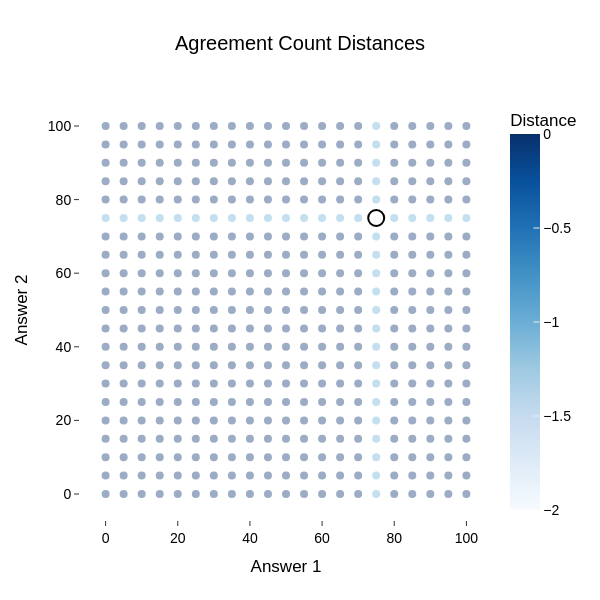

Notebook source saved alongside this figure:
### Code cell
distance_method = 'AC'
resolution = 21
x_values = np.linspace(0, 100, resolution)
y_values = np.linspace(0, 100, resolution)
points = np.stack(np.meshgrid(x_values, y_values), axis=-1).reshape(-1, 2)
origin_point = np.array([75, 75])
origin_weights = np.array([1, 1])
max_dist = np.sqrt(((100*origin_weights)**2).sum())
# use actual answer possibilities for grid
#points = np.stack(np.meshgrid(ANSWER_POSSIBILITIES, ANSWER_POSSIBILITIES), axis=-1).reshape(-1, 2)

rng = np.random.default_rng(seed=0)
covariance_matrix = np.array(
    [
        [50, 100], 
        [100, 50]
    ]
)
samples = rng.multivariate_normal(mean=[50, 50], cov=covariance_matrix, size=300)

#distances = np.array([scipy.spatial.distance.mahalanobis(np.zeros(2), point, VI=np.linalg.inv(np.cov(samples, rowvar=False))) for point in points])
#distances = np.array([calculate_distances(np.zeros_like(point), point, distance_method=distance_method, inv_covariance_matrix=np.linalg.inv(np.cov(samples, rowvar=False))) for point in points]).ravel()
distances = np.array([calculate_distances(origin_point, point, origin_weights, distance_method=distance_method, inv_covariance_matrix=np.linalg.inv(np.cov(samples, rowvar=False))) for point in points]).ravel()

df_display = pd.DataFrame({'x': points[:, 0], 'y': points[:, 1], 'Distance': distances})
df_display['Matching'] = 100*(1-(df_display['Distance']/max_dist))
df_display_sample = pd.DataFrame({'x': samples[:, 0], 'y': samples[:, 1]})

marker_size = 8
# add grid points and color them by their distance from origin_point
fig = px.scatter(df_display, x='x', y='y', color='Distance', opacity=0.4, title=f'{distance_method} Distances of Voter (Answers: {origin_point.tolist()} & Weights: {origin_weights.tolist()})', color_continuous_scale='Blues').update_traces(marker=dict(size=marker_size))

# add samples
#fig.add_traces(px.scatter(df_display_sample, x='x', y='y', color_discrete_sequence=['black']).data)

# add origin_point as red marker
# Add outer circle
fig.add_trace(go.Scatter(
    x=[origin_point[0]],
    y=[origin_point[1]],
    mode='markers',
    marker=dict(
        size=2*marker_size,
        color='black',
        opacity=1,
        symbol='circle-open',  # Open circle to mimic the donut's outer ring
        line=dict(width=2)  # Control the thickness of the ring
    ),
    name='Donut Outer Circle',
    showlegend=False
))


fig.update_traces(showlegend=False)

fig.update_layout(
    xaxis_title='Answer 1', 
    yaxis_title='Answer 2', 
    height=600, 
    width=600,
    title='Agreement Count Distances',
    template='ggplot2',
    plot_bgcolor='white',
    font=dict(
            family="Helvetica",  # Set the font family (optional)
            size=14,        # Set the font size for all text elements
            color="black"   # Set the font color (optional)
        )
)
fig.show()

### Figure 1 — Plotly figure (JSON) as saved in the notebook; plotly's stock layout.template omitted (floating-point values rounded to 4 significant figures; data arrays with more than 128 entries replaced by an {"elided": "..."} marker saying what was removed)
{"data": [{"hovertemplate": "x=%{x}<br>y=%{y}<br>Distance=%{marker.color}<extra></extra>", "legendgroup": "", "marker": {"color": {"elided": "441 int values"}, "coloraxis": "coloraxis", "opacity": 0.4, "size": 8, "symbol": "circle"}, "mode": "markers", "name": "", "orientation": "v", "showlegend": false, "type": "scatter", "x": {"elided": "441 int values"}, "xaxis": "x", "y": {"elided": "441 int values"}, "yaxis": "y"}, {"marker": {"color": "black", "line": {"width": 2}, "opacity": 1, "size": 16, "symbol": "circle-open"}, "mode": "markers", "name": "Donut Outer Circle", "showlegend": false, "type": "scatter", "x": [75], "y": [75]}], "layout": {"coloraxis": {"colorbar": {"title": {"text": "Distance"}}, "colorscale": [[0, "rgb(247,251,255)"], [0.125, "rgb(222,235,247)"], [0.25, "rgb(198,219,239)"], [0.375, "rgb(158,202,225)"], [0.5, "rgb(107,174,214)"], [0.625, "rgb(66,146,198)"], [0.75, "rgb(33,113,181)"], [0.875, "rgb(8,81,156)"], [1, "rgb(8,48,107)"]]}, "font": {"color": "black", "family": "Helvetica", "size": 14}, "height": 600, "legend": {"tracegroupgap": 0}, "plot_bgcolor": "white", "title": {"text": "Agreement Count Distances"}, "width": 600, "xaxis": {"anchor": "y", "autorange": true, "domain": [0, 1], "range": [-7.095, 107.1], "title": {"text": "Answer 1"}, "type": "linear"}, "yaxis": {"anchor": "x", "autorange": true, "domain": [0, 1], "range": [-7.065, 107.1], "title": {"text": "Answer 2"}, "type": "linear"}}}
